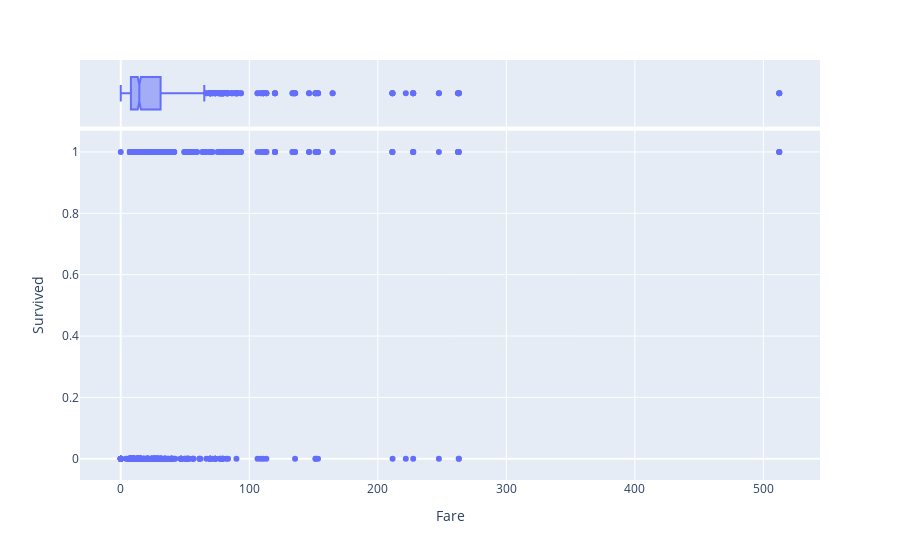

Write notebook code for a chart like this one.
### Code cell
px.scatter(train_viz, x='Fare', y='Survived', marginal_x='box')

### Figure 1 — Plotly figure (JSON) as saved in the notebook; plotly's stock layout.template omitted (floating-point values rounded to 4 significant figures; data arrays with more than 128 entries replaced by an {"elided": "..."} marker saying what was removed)
{"data": [{"hovertemplate": "Fare=%{x}<br>Survived=%{y}<extra></extra>", "legendgroup": "", "marker": {"color": "#636efa", "symbol": "circle"}, "mode": "markers", "name": "", "orientation": "v", "showlegend": false, "type": "scatter", "x": {"elided": "891 float values"}, "xaxis": "x", "y": {"elided": "891 int values"}, "yaxis": "y"}, {"alignmentgroup": "True", "hovertemplate": "Fare=%{x}<extra></extra>", "legendgroup": "", "marker": {"color": "#636efa", "symbol": "circle"}, "name": "", "notched": true, "offsetgroup": "", "showlegend": false, "type": "box", "x": {"elided": "891 float values"}, "xaxis": "x2", "yaxis": "y2"}], "layout": {"legend": {"tracegroupgap": 0}, "margin": {"t": 60}, "xaxis": {"anchor": "y", "domain": [0, 1], "title": {"text": "Fare"}}, "xaxis2": {"anchor": "y2", "domain": [0, 1], "matches": "x", "showgrid": true, "showticklabels": false}, "yaxis": {"anchor": "x", "domain": [0, 0.8316], "title": {"text": "Survived"}}, "yaxis2": {"anchor": "x2", "domain": [0.8416, 1], "matches": "y2", "showgrid": false, "showline": false, "showticklabels": false, "ticks": ""}}}
